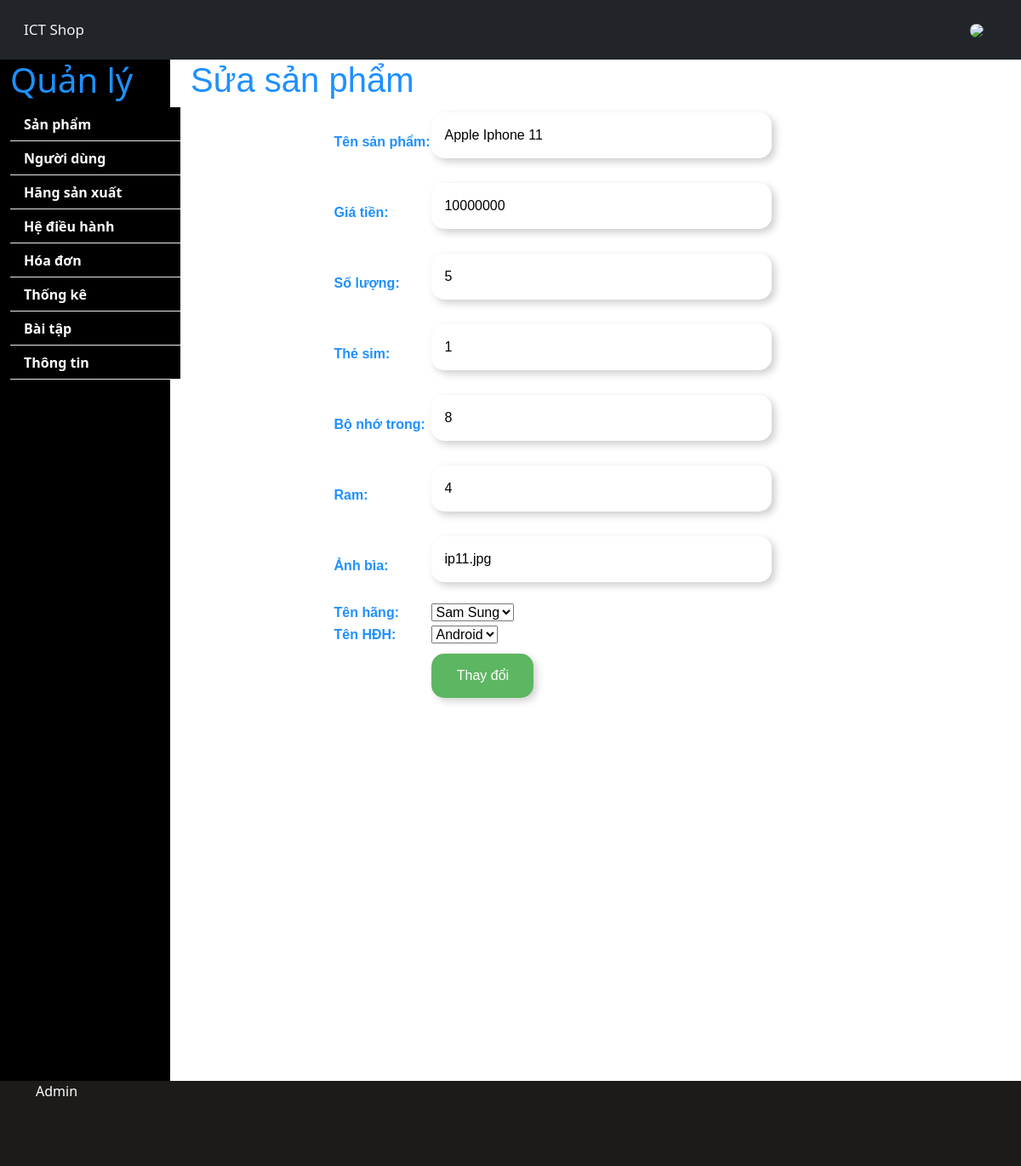
/Admin/sanpham-update.php?Masp=1, run on the app's committed database.
### tables this page shows
CREATE TABLE `sanpham` (
  `Masp` int(11) NOT NULL,
  `Tensp` varchar(30) NOT NULL,
  `Giatien` decimal(18,0) NOT NULL,
  `Soluong` int(11) NOT NULL,
  `Thesim` int(11) NOT NULL,
  `Bonhotrong` int(11) NOT NULL,
  `Ram` int(11) NOT NULL,
  `Anhbia` varchar(15) NOT NULL,
  `Mahang` int(11) NOT NULL,
  `Mahdh` int(11) NOT NULL
);

### Admin/sanpham-update.php (the view, shortened to what this page needs)
<?php ob_start();
include 'partials/header.php'; ?>
<?php
    if(isset($_GET['Masp'])){
        $Masp=$_GET['Masp'];
    }
    $sql="SELECT * FROM sanpham Where Masp=$Masp";
    $result=mysqli_query($conn,$sql);
    $rows=mysqli_fetch_array($result);
?>
<section>
        <div class="container-fluid">
            <div class="row">
            <?php include 'navigation.php'; ?>
                <div class="col-sm-9">
                <section class="user-update">
                    <div class="container">
                    <form action="" method="post">
                        <h1>Sửa sản phẩm</h1>
                        <table align="center">
                            <tr>
                                <td>Tên sản phẩm:</td>
                                <td><input type="text" name="name" value="<?php echo $rows['Tensp'] ?>"></td>
                            </tr>
                            <tr>
                                <td>Giá tiền:</td>
                                <td><input type="text" name="giatien" value="<?php echo $rows['Giatien'] ?>"></td>
                            </tr>
                            <tr>
                                <td>Số lượng:</td>
                                <td><input type="text" name="soluong" value="<?php echo $rows['Soluong'] ?>"></td>
                            </tr>
                            <tr>
                                <td>Thẻ sim:</td>
                                <td><input type="text" name="thesim" value="<?php echo $rows['Thesim'] ?>"></td>
                            </tr>
                            <tr>
                                <td>Bộ nhớ trong:</td>
                                <td><input type="text" name="bonho" value="<?php echo $rows['Bonhotrong'] ?>"></td>
                            </tr>
                            <tr>
                                <td>Ram:</td>
                                <td><input type="text" name="ram" value="<?php echo $rows['Ram'] ?>"></td>
                            </tr>
                            <tr>
                                <td>Ảnh bìa:</td>
                                <td><input type="text" name="anh" value="<?php echo $rows['Anhbia'] ?>"></td>
                            </tr>
                            <tr>
                                <td>Tên hãng:</td>
                                <td>
                                    <select name="hang">
                                        <?php
                                        $sql2 = "SELECT * FROM hangsanxuat";
                                        $res = mysqli_query($conn, $sql2);
                                        if ($res == true) {
                                            if (mysqli_num_rows($res) != 0) {
                                                while ($row = mysqli_fetch_array($res)) {
                                                    $id = $row['Mahang'];
                                                    $ten = $row['Tenhang'];
                                                    echo "<option value='$id'>".$ten."</option>";
                                                }
                                            }
                                        }
                                        ?>
                                    </select>
                                </td>
                            </tr>
                            <tr>
                                <td>Tên HĐH:</td>
                                <td>
                                    <select name="hdh">
                                        <?php
                                        $sql3 = "SELECT * FROM hedieuhanh";
                                        $res2 = mysqli_query($conn, $sql3);
                                        if ($res2 == true) {
                                            if (mysqli_num_rows($res2) != 0) {
                                                while ($row1 = mysqli_fetch_array($res2)) {
                                                    $id = $row1['Mahdh'];
                                                    $ten = $row1['Tenhdh'];
                                                    echo "<option value='$id'>".$ten."</option>";
                                                }
                                            }
                                        }
                                        ?>
                                    </select>
                                </td>
                            </tr>
                            <tr>
                                <td></td>
                                <td><button type="submit" class="signupbtn" name="submit"> Thay đổi</button></td>
                            </tr>
                        </table>
                    </form>
                    </div>
                </section>
                </div>
            </div>
        </div>
</section>
<?php include 'partials/footer.php';
ob_end_flush(); ?>

### Admin/style.css (style rules this page uses)
.row { height:1200px; }
body { font-family: sans-serif; font-size: 15px; font-weight:bold; }
h1 { margin-top:20px; color:white; }
.user-update { font-family: Arial, Helvetica, sans-serif; }
h1, td { color: DodgerBlue; font-weight: bold; }
input[type=text], input[type=password] { padding: 14px; margin: 5px 0 22px 0; display: inline-block; border: none; width:400px; resize: vertical; padding:15px; border-radius:15px; border:0; box-shadow:4px 4px 10px rgba(0,0,0,0.2); }
.signupbtn { background-color: #4CAF50; color: white; padding: 14px 20px; margin: 8px 0; border: none; cursor: pointer; width: 100%; opacity: 0.9; }
.signupbtn { width: 30%; border-radius:15px; border:0; box-shadow:4px 4px 10px rgba(0,0,0,0.2); }

### data on the page
sanpham: name "Apple Iphone 11", giatien "10000000", soluong "5", thesim "1", bonho "8", ram "4", anh "ip11.jpg"

### other printed values
form field hang "Sam Sung"
form field hdh "Android"
